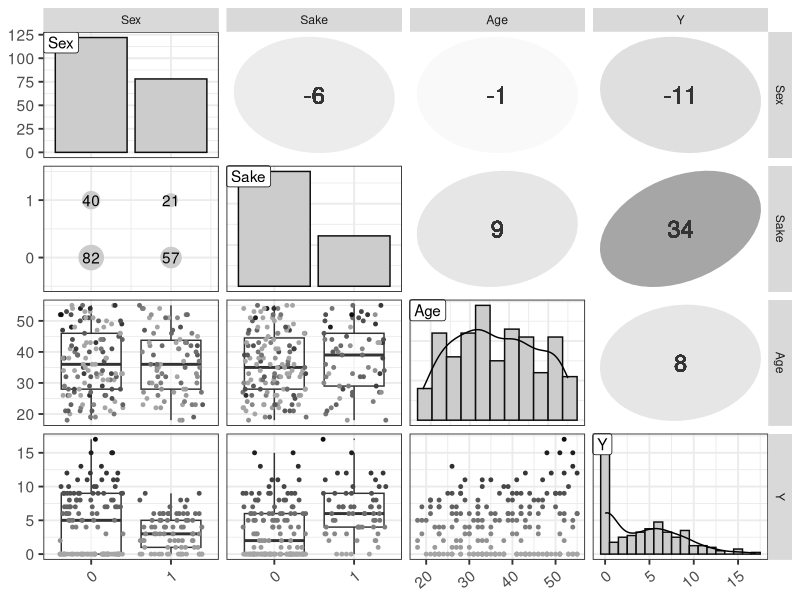

Write the R code that produced this figure.
library(ggplot2)
library(GGally)

d <- read.csv(file='input/data-ZIP.txt')
d$Sex <- as.factor(d$Sex)
d$Sake <- as.factor(d$Sake)

N_col <- ncol(d)
ggp <- ggpairs(d, upper='blank', diag='blank', lower='blank')

for(i in 1:N_col) {
  x <- d[,i]
  p <- ggplot(data.frame(x), aes(x=x))
  p <- p + theme_bw(base_size=14)
  p <- p + theme(axis.text.x=element_text(angle=40, vjust=1, hjust=1))
  if (class(x) == 'factor') {
    p <- p + geom_bar(color='grey5', fill='grey80')
  } else {
    bw <- ifelse(colnames(d)[i] == 'Y', 1, (max(x)-min(x))/10)
    p <- p + geom_histogram(binwidth=bw, color='grey5', fill='grey80')
    p <- p + geom_line(eval(bquote(aes(y=..count..*.(bw)))), stat='density')
  }
  p <- p + geom_label(data=data.frame(x=-Inf, y=Inf, label=colnames(d)[i]), aes(x=x, y=y, label=label), hjust=0, vjust=1)
  ggp <- putPlot(ggp, p, i, i)
}

zcolat <- seq(-1, 1, length=81)
zcolre <- c(zcolat[1:40]+1, rev(zcolat[41:81]))

for(i in 1:(N_col-1)) {
  for(j in (i+1):N_col) {
    x <- as.numeric(d[,i])
    y <- as.numeric(d[,j])
    r <- cor(x, y, method='spearman', use='pairwise.complete.obs')
    zcol <- lattice::level.colors(r, at=zcolat, col.regions=grey(zcolre))
    textcol <- ifelse(abs(r) < 0.4, 'grey20', 'white')
    ell <- ellipse::ellipse(r, level=0.95, type='l', npoints=50, scale=c(.2, .2), centre=c(.5, .5))
    p <- ggplot(data.frame(ell), aes(x=x, y=y))
    p <- p + theme_bw() + theme(
      plot.background=element_blank(),
      panel.grid.major=element_blank(), panel.grid.minor=element_blank(),
      panel.border=element_blank(), axis.ticks=element_blank()
    )
    p <- p + geom_polygon(fill=zcol, color=zcol)
    p <- p + geom_text(data=NULL, x=.5, y=.5, label=100*round(r, 2), size=6, col=textcol)
    ggp <- putPlot(ggp, p, i, j)
  }
}

for(j in 1:(N_col-1)) {
  for(i in (j+1):N_col) {
    x <- d[,j]
    y <- d[,i]
    if (class(x) == 'factor' && class(y) == 'factor') {
      p <- ggplot(reshape2::melt(table(x,y)), aes(x=x, y=y))
      p <- p + theme_bw(base_size=14)
      p <- p + geom_point(aes(size=value), color='grey80')
      p <- p + geom_text(aes(label=value))
      p <- p + scale_size_area(max_size=8)
      p <- p + scale_x_continuous(breaks=0:1, limits=c(-0.5,1.5)) + scale_y_continuous(breaks=0:1, limits=c(-0.5,1.5))
    } else {
      p <- ggplot(data.frame(x, y, Y=d$Y), aes(x=x, y=y, color=Y))
      p <- p + theme_bw(base_size=14)
      p <- p + theme(axis.text.x=element_text(angle=40, vjust=1, hjust=1))
      if (class(x) == 'factor') {
        p <- p + geom_boxplot(aes(group=x), alpha=3/6, outlier.size=0, fill='white')
        p <- p + geom_point(position=position_jitter(w=0.4, h=0), size=1)
      } else {
        p <- p + geom_point(size=1)
      }
      p <- p + scale_color_gradient(low='grey65', high='grey5')
    }
    ggp <- putPlot(ggp, p, i, j)
  }
}

png(file='output/fig11-4.png', w=1600, h=1600, res=300)
print(ggp, left=0.3, bottom=0.3)
dev.off()
